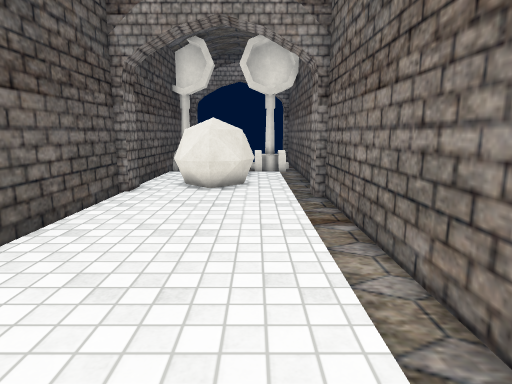
View 1 (above)

12 first-person views from a walk through a scene from a Unity 3-D project. The camera is 1.2 m above the floor, tilts 10° down and sees 75° across. The floor is counted in squares, 0.5 m on a side. Each view is taken from the middle of a square. On the plan, view 1 faces up. The plan holds only what a view shows up to about 20 squares ahead; the rest is blank. The place goes on beyond the plan. Some surface patterns are stand-ins.

View 2
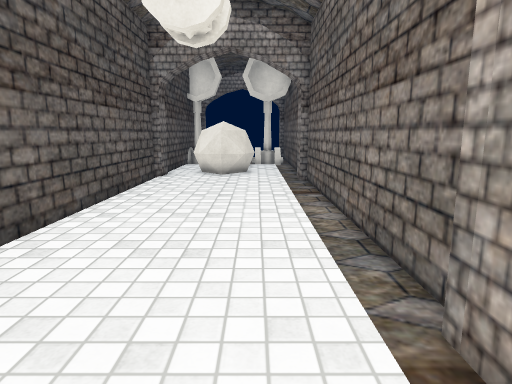

View 3
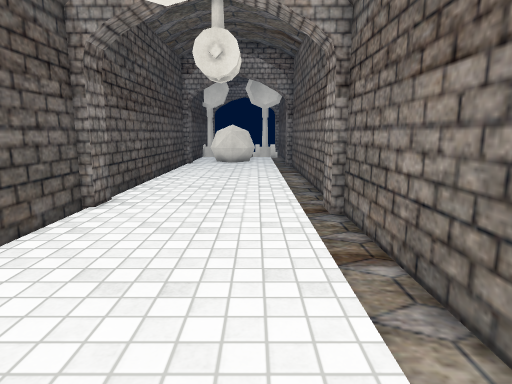

View 4
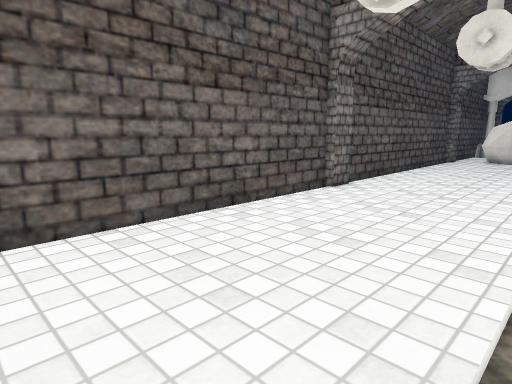

View 5
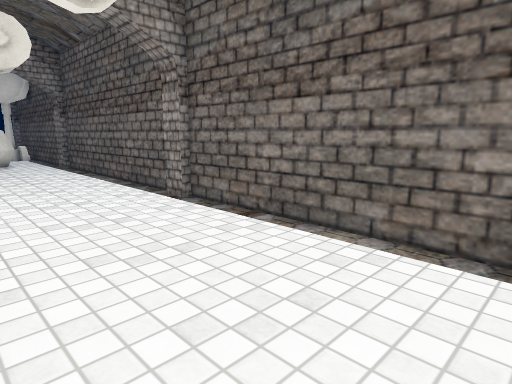

View 6
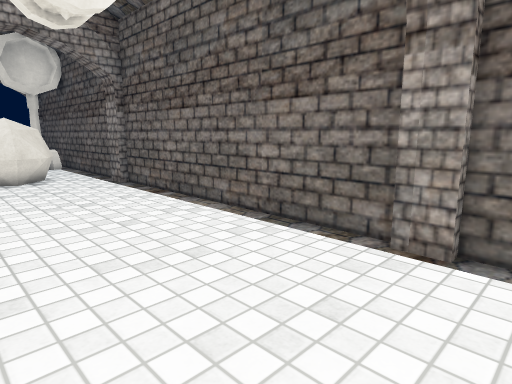

View 7
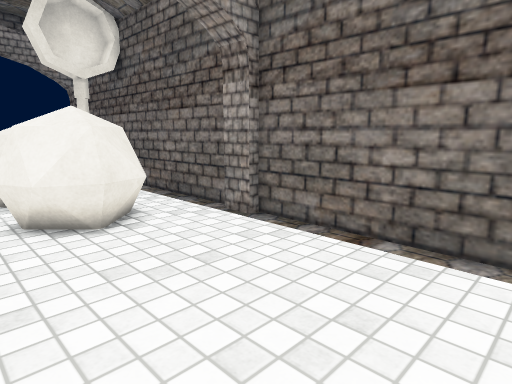

View 8
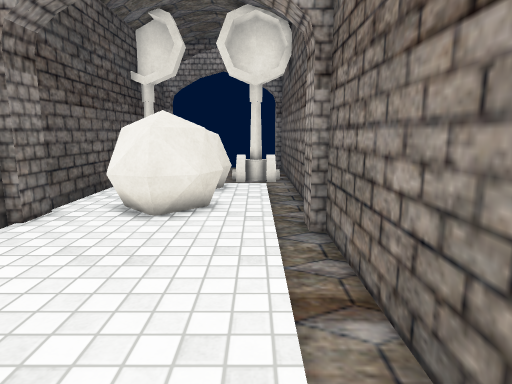

View 9
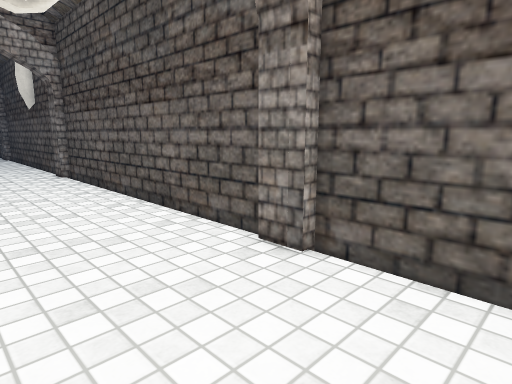

View 10
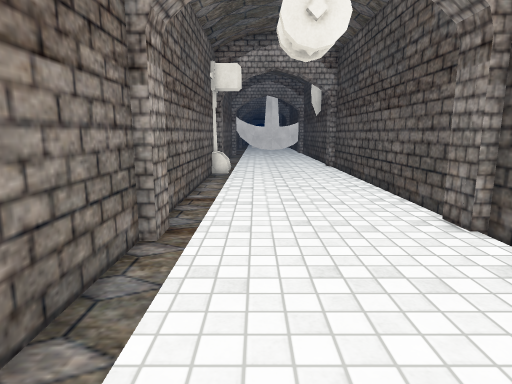

View 11
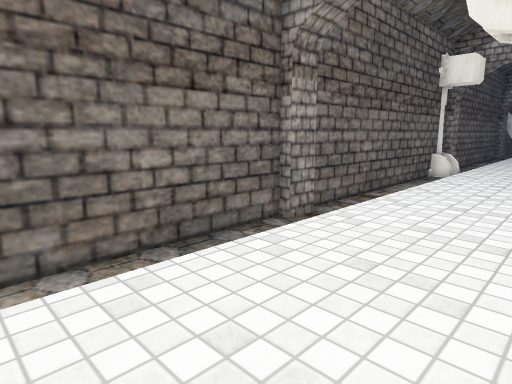

View 12
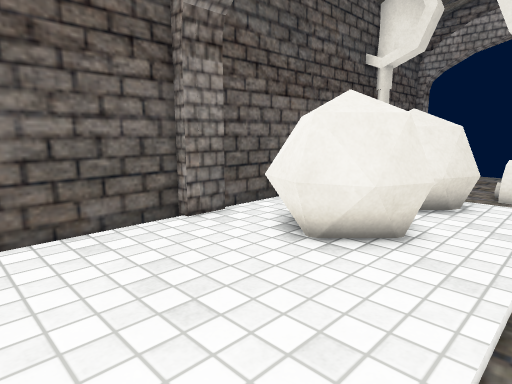

### Floor plan
Points are (right, up) in squares from view 1. A wall is a line through its corners. A room is listed if a view was taken in it or the views show most of it. See-through windows are left out.
Room 1 (views 1, 2, 3, 4, 5, 6, 7, 8, 9, 10, 11, 12)
walls: (2.9, -1) (2.9, 13.8); (2.5, -2.2) (2.5, -1); (2.5, 13.8) (2.5, 15.1); (-5.3, 15.1) (-5.3, 13.8) (-5.7, 13.8) (-5.7, -1) (-5.3, -1) (-5.3, -2.2) (-5.7, -2.2) (-5.7, -14.5); (2.9, 15.5) (2.9, 17.5); (2.9, -14.5) (2.9, -2.2); (-5.7, 17.5) (-5.7, 15.4)
objects: other object (-4, 14) to (0, 16)

Positions as (right, up) in squares from view 1, and headings:
1: (0, 0), facing up
2: (0, -5), facing up
3: (0, -13), facing up
4: (2, -14), facing up-left
5: (-5, -14), facing up-right
6: (-5, -4), facing up-right
7: (-5, 6), facing up-right
8: (1, 5), facing up
9: (0, 3), facing down-left
10: (0, 7), facing down
11: (-4, 7), facing down-right
12: (2, 9), facing up-left
